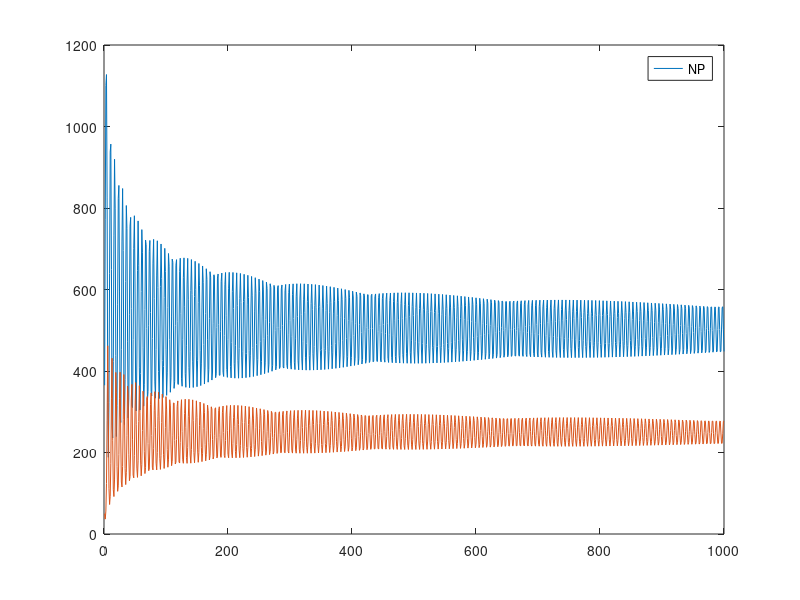
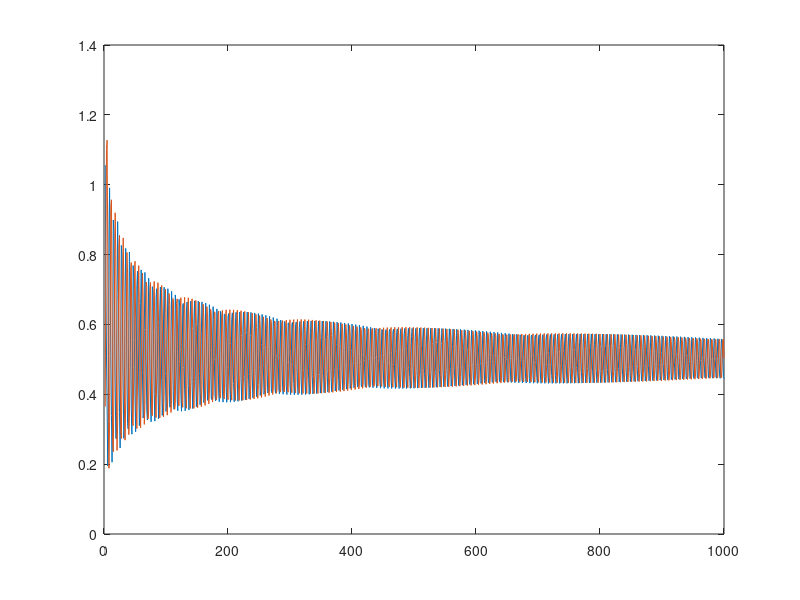

These charts were generated, in order, by the following MATLAB code:
function deterministic_main
    t_end = 1000;
    N_vec = zeros(1,t_end);
    P_vec = zeros(1,t_end);
    R_vec = zeros(1,t_end);
    fn_vec = zeros(1,t_end);
    fp_vec = zeros(1,t_end);
    N_vec(1) = 365; % N init
    P_vec(1) = 50; % P init
    fn_vec(1) = 2; % N init
    fp_vec(1) = 2; % P init
    F = 2; % Fecundity rate
    K = 1000; % Carrying capacity
    a0N = 2; % Base attack rate prey
    a0P = 0.002; % Base attack rate pred
    bmax = 1; % Pred eff
    g = 0.5; % Conversion

    for i=2:t_end
        R = resource_ab(K,N_vec(i-1),a0N,F);
        R_vec(i) = R;
        fitness_pred = fit_pred(g,bmax, N_vec(i-1), a0P);
        fitness_prey = fit_prey(a0N, R, K, bmax, P_vec(i-1), a0P);
        N_1 = prey_fun(N_vec(i-1), F, fitness_prey);
        if N_1>0 N_vec(i) = N_1; else N_vec(i) = 0; end;
        P_1 = pred_fun(P_vec(i-1), F, fitness_pred);
        if P_1>0 P_vec(i) = P_1; else P_vec(i) = 0; end;
        fn_vec(i) = fitness_prey;
        fp_vec(i) = fitness_pred;
    end
    figure;
    plot(1:t_end, N_vec);
    hold on
    plot(1:t_end, P_vec);
    legend(["N", "P"]);
    hold off
    figure;
    plot(2:t_end, fn_vec(2:t_end));
    hold on
    plot(2:t_end, fp_vec(2:t_end));
    hold off
    disp(N_vec);
    disp(P_vec);
    disp(fn_vec);
    disp(fp_vec);
end

function N_1 = prey_fun(N, F, fitness)
    N_1 = N * fitness * F;
end

function P_1 = pred_fun(P, F, fitness)
    P_1 = P * fitness * F;
end

function R = resource_ab(K, N, a0N, F)
    R = K/(1+(N*(a0N/K)/1));
end

function fi = fit_prey(a0N, R, K, bmax, P, a0P)
    fi = (R*a0N/K) - (bmax*a0P*P);
end

function fi = fit_pred(g, bmax, N, a0P)
    fi = g*bmax*a0P*N;
end